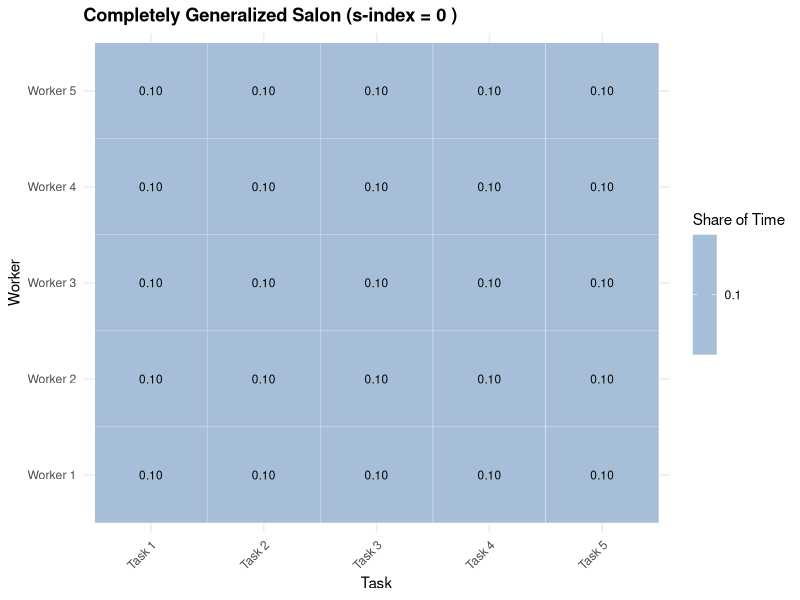
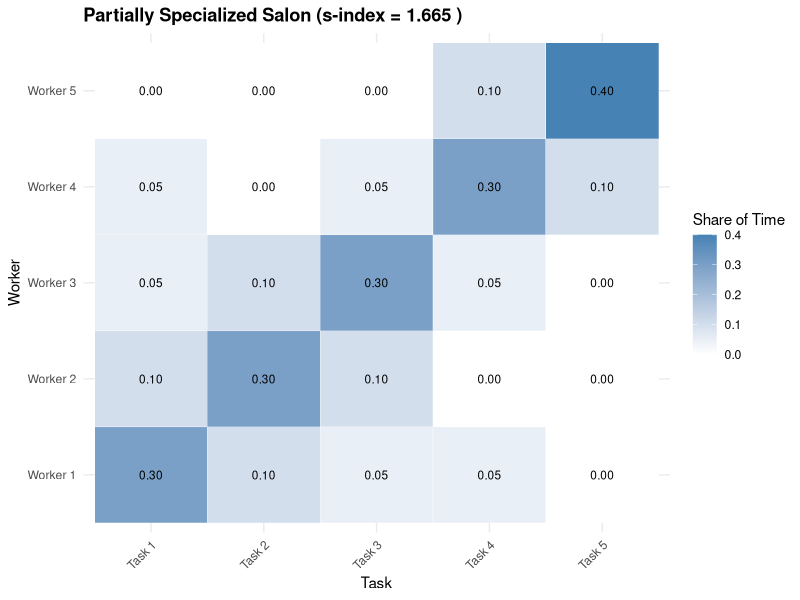
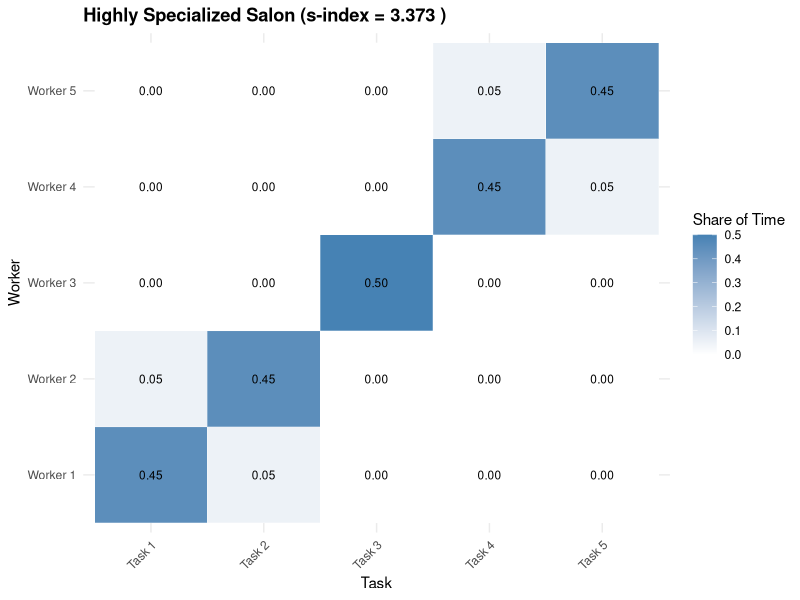
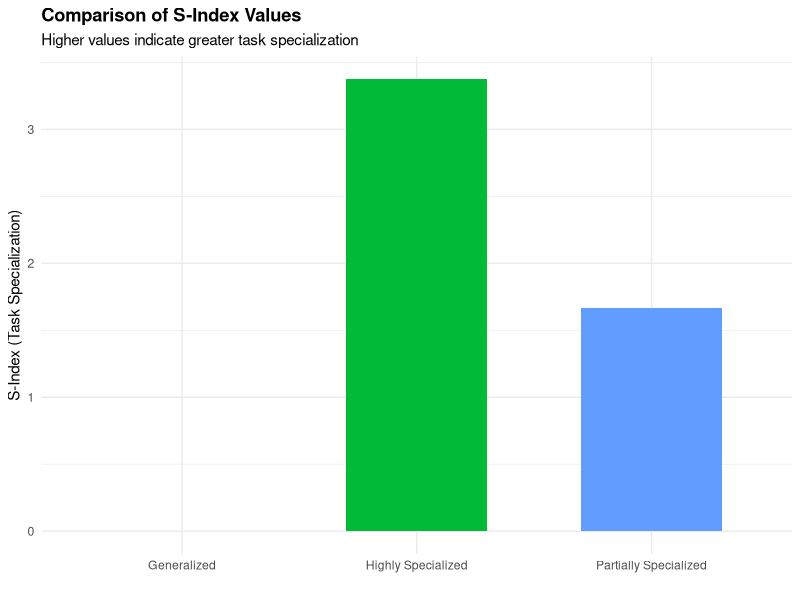

Recreate these plots in R, in order.
library(ggplot2)
library(dplyr)
library(tidyr)
library(knitr)

# Create a directory for the plots if it doesn't exist
# Make sure we use an absolute path
plots_dir <- file.path(getwd(), "examples", "plots")
dir.create(plots_dir, showWarnings = FALSE, recursive = TRUE)

# Function to calculate the s-index (task specialization index)
compute_s_index <- function(B_matrix) {
  # Compute the generalist benchmark
  row_sums <- rowSums(B_matrix)
  col_sums <- colSums(B_matrix)
  G_matrix <- outer(row_sums, col_sums / sum(B_matrix))
  
  # Compute the KL divergence between B and G
  mask <- B_matrix > 0 & G_matrix > 0  # Only include positive elements
  if (sum(mask) == 0) return(0)
  
  sum(B_matrix[mask] * log(B_matrix[mask] / G_matrix[mask]))
}

# Create example task assignments representing different levels of specialization
# Example 1: Completely generalized salon (each worker does all tasks equally)
generalized_salon <- matrix(
  c(0.1, 0.1, 0.1, 0.1, 0.1,
    0.1, 0.1, 0.1, 0.1, 0.1,
    0.1, 0.1, 0.1, 0.1, 0.1,
    0.1, 0.1, 0.1, 0.1, 0.1,
    0.1, 0.1, 0.1, 0.1, 0.1),
  nrow = 5, byrow = TRUE
)

# Example 2: Partially specialized salon
partially_specialized_salon <- matrix(
  c(0.3, 0.1, 0.05, 0.05, 0.0,
    0.1, 0.3, 0.1, 0.0, 0.0,
    0.05, 0.1, 0.3, 0.05, 0.0,
    0.05, 0.0, 0.05, 0.3, 0.1,
    0.0, 0.0, 0.0, 0.1, 0.4),
  nrow = 5, byrow = TRUE
)

# Example 3: Highly specialized salon (each worker mostly does one task)
specialized_salon <- matrix(
  c(0.45, 0.05, 0.0, 0.0, 0.0,
    0.05, 0.45, 0.0, 0.0, 0.0,
    0.0, 0.0, 0.5, 0.0, 0.0,
    0.0, 0.0, 0.0, 0.45, 0.05,
    0.0, 0.0, 0.0, 0.05, 0.45),
  nrow = 5, byrow = TRUE
)

# Create a function to visualize a task assignment matrix
visualize_task_assignment <- function(matrix, title) {
  # Create a data frame with row and column indices
  df <- as.data.frame(matrix)
  df$worker_idx <- 1:nrow(matrix)
  
  # Convert to long format
  df <- pivot_longer(df, 
                    cols = -worker_idx,
                    names_to = "task_idx", 
                    values_to = "Value")
  
  # Clean up the task_idx column
  df$task_idx <- as.numeric(gsub("V", "", df$task_idx))
  
  # Rename and add labels
  colnames(df)[1:2] <- c("Worker", "Task")
  df$Worker <- paste("Worker", df$Worker)
  df$Task <- paste("Task", df$Task)
  
  # Ensure Task and Worker are factors with the correct order
  df$Task <- factor(df$Task, levels = paste("Task", 1:ncol(matrix)))
  df$Worker <- factor(df$Worker, levels = paste("Worker", 1:nrow(matrix)))
  
  # Create the heatmap
  ggplot(df, aes(x = Task, y = Worker, fill = Value)) +
    geom_tile(color = "white") +
    scale_fill_gradient(low = "white", high = "steelblue") +
    geom_text(aes(label = sprintf("%.2f", Value)), color = "black", size = 3) +
    labs(
      title = title,
      fill = "Share of Time"
    ) +
    theme_minimal() +
    theme(
      plot.title = element_text(face = "bold"),
      axis.text.x = element_text(angle = 45, hjust = 1)
    )
}

# Calculate s-index for each example
s_index_gen <- compute_s_index(generalized_salon)
s_index_part <- compute_s_index(partially_specialized_salon)
s_index_spec <- compute_s_index(specialized_salon)

# Create visualizations
p1 <- visualize_task_assignment(generalized_salon, 
                               paste("Completely Generalized Salon (s-index =", round(s_index_gen, 3), ")"))
p2 <- visualize_task_assignment(partially_specialized_salon, 
                               paste("Partially Specialized Salon (s-index =", round(s_index_part, 3), ")"))
p3 <- visualize_task_assignment(specialized_salon, 
                               paste("Highly Specialized Salon (s-index =", round(s_index_spec, 3), ")"))

# Save the plots
ggsave(file.path(plots_dir, "generalized_salon.png"), p1, width = 8, height = 6, dpi = 300)
ggsave(file.path(plots_dir, "partially_specialized_salon.png"), p2, width = 8, height = 6, dpi = 300)
ggsave(file.path(plots_dir, "specialized_salon.png"), p3, width = 8, height = 6, dpi = 300)

# Create a summary data frame for comparison
summary_data <- data.frame(
  Salon_Type = c("Generalized", "Partially Specialized", "Highly Specialized"),
  S_Index = c(s_index_gen, s_index_part, s_index_spec)
)

# Create a bar chart comparing the s-index values
p4 <- ggplot(summary_data, aes(x = Salon_Type, y = S_Index, fill = Salon_Type)) +
  geom_bar(stat = "identity", width = 0.6) +
  labs(
    title = "Comparison of S-Index Values",
    subtitle = "Higher values indicate greater task specialization",
    x = "",
    y = "S-Index (Task Specialization)"
  ) +
  theme_minimal() +
  theme(
    plot.title = element_text(face = "bold"),
    legend.position = "none",
    axis.text.x = element_text(angle = 0)
  )

# Save the comparison plot
ggsave(file.path(plots_dir, "s_index_comparison.png"), p4, width = 8, height = 6, dpi = 300)

# Print the s-index values
cat("S-Index Demonstration\n")
cat("====================\n")
cat("Generalized Salon S-Index:", round(s_index_gen, 4), "\n")
cat("Partially Specialized Salon S-Index:", round(s_index_part, 4), "\n")
cat("Highly Specialized Salon S-Index:", round(s_index_spec, 4), "\n")
cat("\nS-index visualizations have been generated in the '", plots_dir, "' directory\n", sep="")
